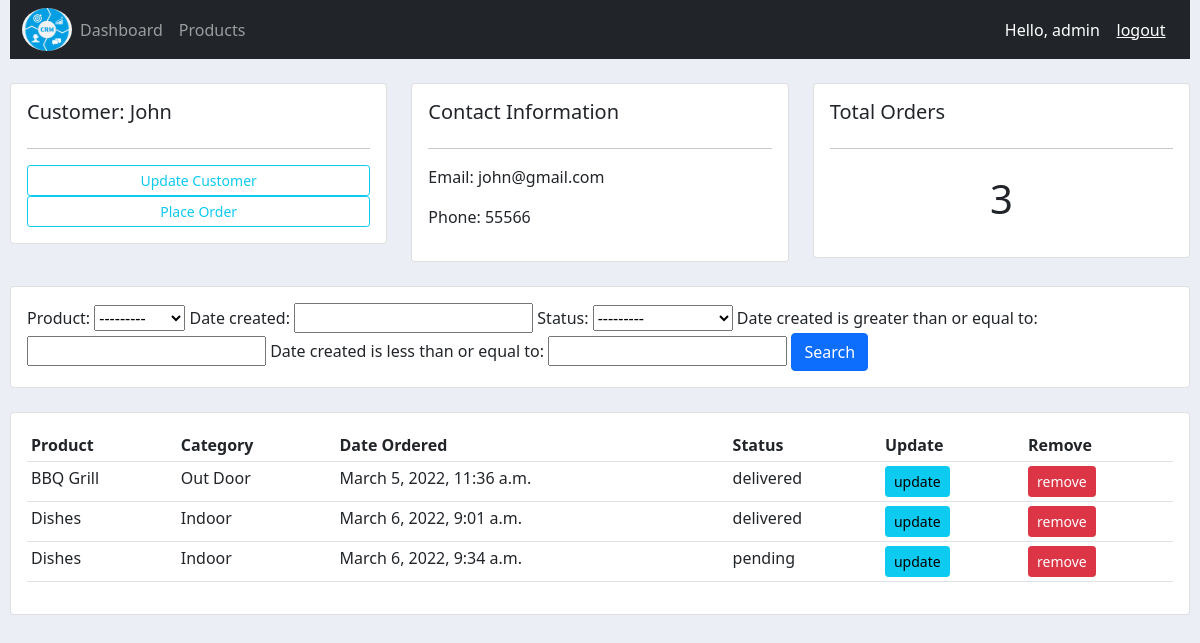
The app's page /customer/1/ (signed in) with its own data.
### accounts/models.py (models this page shows, shortened)
class Customer(models.Model):
    user = models.OneToOneField(User, null=True, on_delete=models.CASCADE)
    name = models.CharField(max_length=200, null=True)
    phone = models.CharField(max_length=200, null=True)
    email = models.EmailField(max_length=200, null=True)
    profile_pic = models.ImageField(default="default.png", null=True, blank=True)
    date_created = models.DateTimeField(auto_now_add=True, null=True)

class Order(models.Model):
    STATUS = [
        ('pending', 'Pending'),
        ('on the way', 'Out for delivery'),
        ('delivered', 'Delivered')
    ]
    customer = models.ForeignKey(Customer, on_delete=models.SET_NULL, null=True)
    product = models.ForeignKey(Product, on_delete=models.SET_NULL, null=True)
    date_created = models.DateTimeField(auto_now_add=True, null=True)
    status = models.CharField(max_length=20, null=True, choices=STATUS)

class Product(models.Model):
    CATEGORY = [
        ('In', 'Indoor'),
        ('Out', 'Out Door')
    ]
    name = models.CharField(max_length=200, null=True)
    price = models.FloatField(null=True)
    category = models.CharField(max_length=3, null=True, choices=CATEGORY)
    description = models.CharField(max_length=200, null=True, blank=True)
    date_created = models.DateTimeField(auto_now_add=True, null=True)
    tags = models.ManyToManyField(Tag)
    def __str__(self):
        return self.name

### accounts/decorators.py (the view)
        def wrapper(request, *args, **kwargs):
            group = None
            if request.user.groups.exists():
                group = request.user.groups.all()[0].name
            if group in allowed_roles:
                return view_function(request, *args, **kwargs)
            else:
                return HttpResponse("%s is not authorized in this page." %request.user)

### accounts/views.py (called while the page is built)
@login_required(login_url="login")
@allowed_users(allowed_roles=['admin'])
def customer(request, customer_pk):
    customer = Customer.objects.get(pk=customer_pk)  #also true for get(id=customer_pk)
    orders = customer.order_set.all()
    order_count = orders.count()
    order_filter = OrderFilter(request.GET, queryset=orders)
    orders = order_filter.qs
    context = {
        'customer': customer,
        'orders': orders,
        'order_count': order_count,
        'order_filter': order_filter
    }
    return render(request, 'accounts/customer.html', context)

### accounts/templates/accounts/customer.html (shortened to what this page needs)
{% extends 'accounts/base.html' %}
{% block content %}
    <br>
    <div class="row">
        <div class="col-md">
            <div class="card card-body">
                <h5>Customer: {{customer.name}}</h5>
                <hr>
                <a class="btn btn-outline-info btn-sm btn-block" href="">Update Customer</a>
                <a class="btn btn-outline-info btn-sm btn-block" href="{% url 'create_order' customer.id %}">Place Order</a>
            </div>
        </div>
        <div class="col-md">
            <div class="card card-body">
                <h5>Contact Information</h5>
                <hr>
                <p>Email: {{customer.email}}</p>
                <p>Phone: {{customer.phone}}</p>
            </div>
        </div>
        <div class="col-md">
            <div class="card card-body">
                <h5>Total Orders</h5>
                <hr>
                <h1 style="text-align: center; padding: 10px">{{order_count}}</h1>
            </div>
        </div>
    </div>
    <br>
    <div class="row">
        <div class="col">
            <div class="card card-body">
                <form method="get">
                    {{order_filter.form}}
                    <button class="btn btn-primary" type="submit">Search</button>
                </form>
            </div>
        </div>
    </div>
    <br>
    <div class="row">
        <div class="col-md">
            <div class="card card-body">
                <table class="table table-sm">
                    <tr>
                        <th>Product</th>
                        <th>Category</th>
                        <th>Date Ordered</th>
                        <th>Status</th>
                        <th>Update</th>
                        <th>Remove</th>
                    </tr>
                    {% for order in orders %}
                        <tr>
                            <td>{{order.product}}</td>
                            <td>{{order.product.get_category_display}}</td>
                            <td>{{order.date_created}}</td>
                            <td>{{order.status}}</td>
                            <td><a class="btn btn-sm btn-info" href="{% url 'update_order' order.id %}">update</a></td>
                            <td><a class="btn btn-sm btn-danger" href="{% url 'delete_order' order.id %}">remove</a></td>
                        </tr>
                    {% endfor %}
                </table>
            </div>
        </div>
    </div>
{% endblock content %}

### accounts/templates/accounts/navbar.html (shortened to what this page needs)
{% load static %}
<nav class="navbar navbar-expand-lg bg-dark navbar-dark">
    <div class="container-fluid">
      <img src="{% static 'images/logo.png' %}" style="width: 50px; border-radius: 50%">
      <div class="collapse navbar-collapse" id="collapsibleNavbar">
        <ul class="navbar-nav">
          {% if request.user.is_staff %}
            <li class="nav-item">
              <a class="nav-link" href="{% url 'home' %}">Dashboard</a>
            </li>
            <li class="nav-item">
              <a class="nav-link" href="{% url 'products' %}">Products</a>
            </li>
          {% else %}
            <li class="nav-item">
              <a class="nav-link" href="{% url 'account' %}">Settings</a>
            </li>
          {% endif %}
        </ul>
      </div>
      <div style="direction: rtl; color: white;">
          &nbsp;&nbsp;
        Hello, {{request.user}} &nbsp;&nbsp;
        <a href="{% url 'logout' %}" style="color: white">logout</a>
      </div>
    </div>
  </nav>

### static/css/base.css (style rules this page uses)
body { background-color: #ebeff5; margin-left: 10px; margin-right: 10px; }

### records on screen
Customer: name "John", email "john@gmail.com", phone "55566"
Order: product "BBQ Grill", product.category "Out Door", date_created "March 5, 2022, 11:36 a.m.", status "delivered"
Order: product "Dishes", product.category "Indoor", date_created "March 6, 2022, 9:01 a.m.", status "delivered"
Order: product "Dishes", product.category "Indoor", date_created "March 6, 2022, 9:34 a.m.", status "pending"

### other values on screen
{{ request.user }} "admin"
{{ order_count }} "3"
